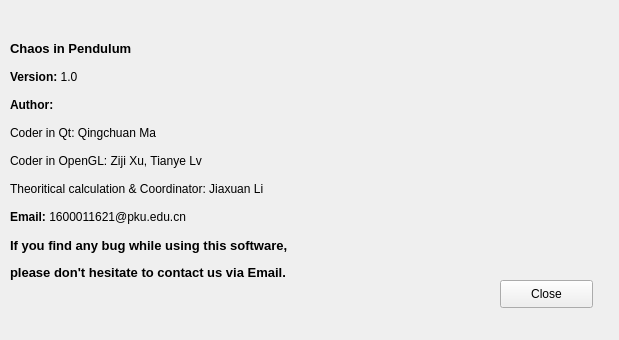
<?xml version="1.0" encoding="UTF-8"?>
<ui version="4.0">
 <class>Connect</class>
 <widget class="QWidget" name="Connect">
  <property name="geometry">
   <rect>
    <x>0</x>
    <y>0</y>
    <width>619</width>
    <height>340</height>
   </rect>
  </property>
  <property name="windowTitle">
   <string>Form</string>
  </property>
  <widget class="QLabel" name="label">
   <property name="geometry">
    <rect>
     <x>500</x>
     <y>20</y>
     <width>101</width>
     <height>101</height>
    </rect>
   </property>
   <property name="styleSheet">
    <string notr="true">border-image: url(:/new/prefix1/images/chaos-theory-250.png);</string>
   </property>
   <property name="text">
    <string/>
   </property>
  </widget>
  <widget class="QLabel" name="label_2">
   <property name="geometry">
    <rect>
     <x>10</x>
     <y>0</y>
     <width>601</width>
     <height>321</height>
    </rect>
   </property>
   <property name="text">
    <string>&lt;html&gt;&lt;head/&gt;&lt;body&gt;&lt;p&gt;&lt;span style=&quot; font-size:10pt; font-weight:600;&quot;&gt;Chaos in Pendulum&lt;/span&gt;&lt;br/&gt;&lt;br/&gt;&lt;span style=&quot; font-weight:600;&quot;&gt;Version:&lt;/span&gt; 1.0&lt;br/&gt;&lt;br/&gt;&lt;span style=&quot; font-weight:600;&quot;&gt;Author: &lt;/span&gt;&lt;br/&gt;&lt;br/&gt;Coder in Qt: Qingchuan Ma&lt;br/&gt;&lt;br/&gt;Coder in OpenGL: Ziji Xu, Tianye Lv&lt;br/&gt;&lt;br/&gt;Theoritical calculation &amp;amp; Coordinator: Jiaxuan Li&lt;br/&gt;&lt;br/&gt;&lt;span style=&quot; font-weight:600;&quot;&gt;Email:&lt;/span&gt; 1600011621@pku.edu.cn&lt;br/&gt;&lt;br/&gt;&lt;span style=&quot; font-size:10pt; font-weight:600;&quot;&gt;If you find any bug while using this software,&lt;/span&gt;&lt;/p&gt;&lt;p&gt;&lt;span style=&quot; font-size:10pt; font-weight:600;&quot;&gt;please don't hesitate to contact us via Email.&lt;/span&gt;&lt;/p&gt;&lt;/body&gt;&lt;/html&gt;</string>
   </property>
   <property name="wordWrap">
    <bool>true</bool>
   </property>
  </widget>
  <widget class="QPushButton" name="pushButton">
   <property name="geometry">
    <rect>
     <x>500</x>
     <y>280</y>
     <width>93</width>
     <height>28</height>
    </rect>
   </property>
   <property name="text">
    <string>Close</string>
   </property>
  </widget>
 </widget>
 <resources/>
 <connections>
  <connection>
   <sender>pushButton</sender>
   <signal>clicked()</signal>
   <receiver>Connect</receiver>
   <slot>close()</slot>
   <hints>
    <hint type="sourcelabel">
     <x>372</x>
     <y>179</y>
    </hint>
    <hint type="destinationlabel">
     <x>412</x>
     <y>289</y>
    </hint>
   </hints>
  </connection>
 </connections>
</ui>
